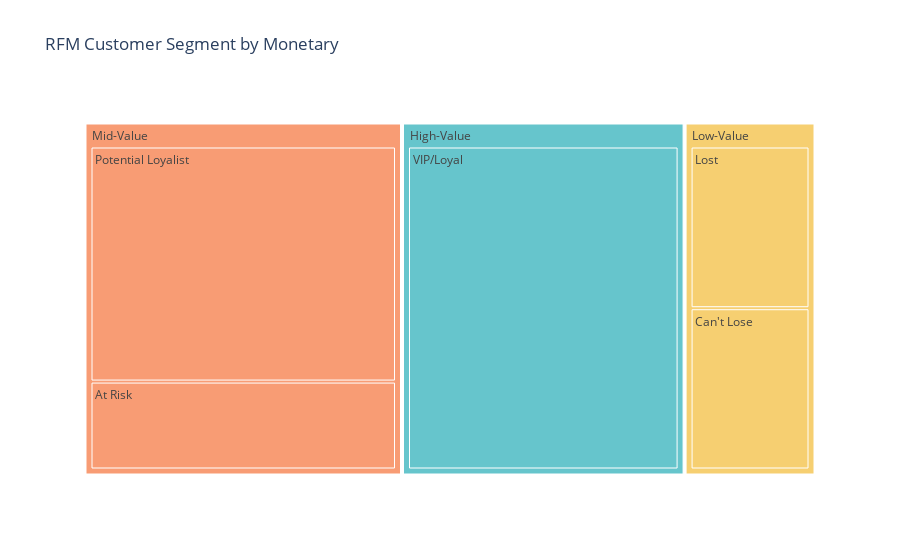

The code cell stored with this chart in its notebook:
### Code cell
#Create Treemap

fig_treemap_segment_product = px.treemap(segment_product_counts, 
                                         path = ['RFM_Segment_Labels', 'RFM_Customer_Segments'], 
                                         values= 'Count', color = 'RFM_Segment_Labels',
                                         color_discrete_sequence = px.colors.qualitative.Pastel,
                                         title = "RFM Customer Segment by Monetary")

#Show Treemap
fig_treemap_segment_product.show()

### Figure 1 — Plotly figure (JSON) as saved in the notebook; plotly's stock layout.template omitted (floating-point values rounded to 4 significant figures)
{"data": [{"branchvalues": "total", "customdata": [["High-Value"], ["High-Value"], ["Low-Value"], ["Low-Value"], ["Low-Value"], ["Mid-Value"], ["Mid-Value"], ["Mid-Value"]], "domain": {"x": [0, 1], "y": [0, 1]}, "hovertemplate": "labels=%{label}<br>Count=%{value}<br>parent=%{parent}<br>id=%{id}<br>RFM_Segment_Labels=%{customdata[0]}<extra></extra>", "ids": ["High-Value/VIP/Loyal", "High-Value", "Low-Value/Lost", "Low-Value/Can't Lose", "Low-Value", "Mid-Value/Potential Loyalist", "Mid-Value/At Risk", "Mid-Value"], "labels": ["VIP/Loyal", "High-Value", "Lost", "Can't Lose", "Low-Value", "Potential Loyalist", "At Risk", "Mid-Value"], "marker": {"colors": ["rgb(102, 197, 204)", "rgb(102, 197, 204)", "rgb(246, 207, 113)", "rgb(246, 207, 113)", "rgb(246, 207, 113)", "rgb(248, 156, 116)", "rgb(248, 156, 116)", "rgb(248, 156, 116)"]}, "name": "", "parents": ["High-Value", "", "Low-Value", "Low-Value", "", "Mid-Value", "Mid-Value", ""], "type": "treemap", "values": [1690.0, 1690.0, 392.0, 391.0, 783.0, 1382.0, 517.0, 1899.0]}], "layout": {"legend": {"tracegroupgap": 0}, "title": {"text": "RFM Customer Segment by Monetary"}, "treemapcolorway": ["rgb(102, 197, 204)", "rgb(246, 207, 113)", "rgb(248, 156, 116)", "rgb(220, 176, 242)", "rgb(135, 197, 95)", "rgb(158, 185, 243)", "rgb(254, 136, 177)", "rgb(201, 219, 116)", "rgb(139, 224, 164)", "rgb(180, 151, 231)", "rgb(179, 179, 179)"]}}
